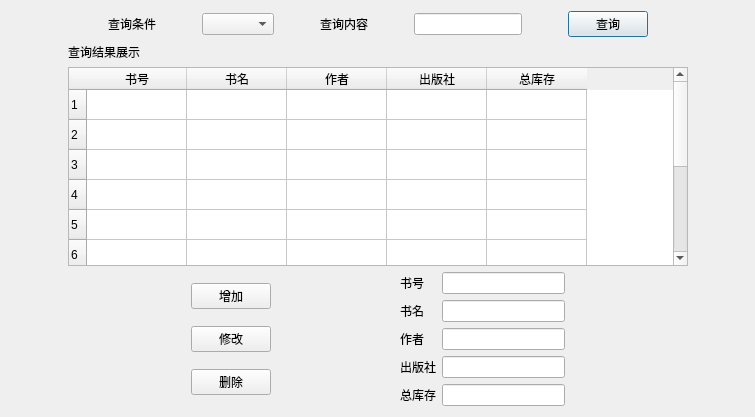
<?xml version="1.0" encoding="UTF-8"?>
<ui version="4.0">
 <class>Dialog</class>
 <widget class="QDialog" name="Dialog">
  <property name="geometry">
   <rect>
    <x>0</x>
    <y>0</y>
    <width>755</width>
    <height>417</height>
   </rect>
  </property>
  <property name="windowTitle">
   <string>Dialog</string>
  </property>
  <layout class="QGridLayout" name="gridLayout">
   <item row="2" column="1">
    <widget class="QTableWidget" name="tableWidget">
     <row>
      <property name="text">
       <string>1</string>
      </property>
     </row>
     <row>
      <property name="text">
       <string>2</string>
      </property>
     </row>
     <row>
      <property name="text">
       <string>3</string>
      </property>
     </row>
     <row>
      <property name="text">
       <string>4</string>
      </property>
     </row>
     <row>
      <property name="text">
       <string>5</string>
      </property>
     </row>
     <row>
      <property name="text">
       <string>6</string>
      </property>
     </row>
     <row>
      <property name="text">
       <string>7</string>
      </property>
     </row>
     <row>
      <property name="text">
       <string>8</string>
      </property>
     </row>
     <row>
      <property name="text">
       <string>9</string>
      </property>
     </row>
     <row>
      <property name="text">
       <string>10</string>
      </property>
     </row>
     <column>
      <property name="text">
       <string>书号</string>
      </property>
     </column>
     <column>
      <property name="text">
       <string>书名</string>
      </property>
     </column>
     <column>
      <property name="text">
       <string>作者</string>
      </property>
     </column>
     <column>
      <property name="text">
       <string>出版社</string>
      </property>
     </column>
     <column>
      <property name="text">
       <string>总库存</string>
      </property>
     </column>
    </widget>
   </item>
   <item row="2" column="0">
    <spacer name="horizontalSpacer_11">
     <property name="orientation">
      <enum>Qt::Horizontal</enum>
     </property>
     <property name="sizeHint" stdset="0">
      <size>
       <width>40</width>
       <height>20</height>
      </size>
     </property>
    </spacer>
   </item>
   <item row="0" column="1">
    <layout class="QHBoxLayout" name="horizontalLayout">
     <item>
      <spacer name="horizontalSpacer">
       <property name="orientation">
        <enum>Qt::Horizontal</enum>
       </property>
       <property name="sizeHint" stdset="0">
        <size>
         <width>40</width>
         <height>20</height>
        </size>
       </property>
      </spacer>
     </item>
     <item>
      <widget class="QLabel" name="label">
       <property name="text">
        <string>查询条件</string>
       </property>
      </widget>
     </item>
     <item>
      <spacer name="horizontalSpacer_2">
       <property name="orientation">
        <enum>Qt::Horizontal</enum>
       </property>
       <property name="sizeHint" stdset="0">
        <size>
         <width>40</width>
         <height>20</height>
        </size>
       </property>
      </spacer>
     </item>
     <item>
      <widget class="QComboBox" name="comboBox"/>
     </item>
     <item>
      <spacer name="horizontalSpacer_3">
       <property name="orientation">
        <enum>Qt::Horizontal</enum>
       </property>
       <property name="sizeHint" stdset="0">
        <size>
         <width>40</width>
         <height>20</height>
        </size>
       </property>
      </spacer>
     </item>
     <item>
      <widget class="QLabel" name="label_2">
       <property name="text">
        <string>查询内容</string>
       </property>
      </widget>
     </item>
     <item>
      <spacer name="horizontalSpacer_4">
       <property name="orientation">
        <enum>Qt::Horizontal</enum>
       </property>
       <property name="sizeHint" stdset="0">
        <size>
         <width>40</width>
         <height>20</height>
        </size>
       </property>
      </spacer>
     </item>
     <item>
      <widget class="QLineEdit" name="lineEdit"/>
     </item>
     <item>
      <spacer name="horizontalSpacer_5">
       <property name="orientation">
        <enum>Qt::Horizontal</enum>
       </property>
       <property name="sizeHint" stdset="0">
        <size>
         <width>40</width>
         <height>20</height>
        </size>
       </property>
      </spacer>
     </item>
     <item>
      <widget class="QPushButton" name="pushButton">
       <property name="text">
        <string>查询</string>
       </property>
      </widget>
     </item>
     <item>
      <spacer name="horizontalSpacer_6">
       <property name="orientation">
        <enum>Qt::Horizontal</enum>
       </property>
       <property name="sizeHint" stdset="0">
        <size>
         <width>40</width>
         <height>20</height>
        </size>
       </property>
      </spacer>
     </item>
    </layout>
   </item>
   <item row="3" column="1">
    <layout class="QHBoxLayout" name="horizontalLayout_4">
     <item>
      <spacer name="horizontalSpacer_7">
       <property name="orientation">
        <enum>Qt::Horizontal</enum>
       </property>
       <property name="sizeHint" stdset="0">
        <size>
         <width>40</width>
         <height>20</height>
        </size>
       </property>
      </spacer>
     </item>
     <item>
      <layout class="QVBoxLayout" name="verticalLayout_2">
       <item>
        <widget class="QPushButton" name="pushButton_2">
         <property name="text">
          <string>增加</string>
         </property>
        </widget>
       </item>
       <item>
        <widget class="QPushButton" name="pushButton_3">
         <property name="text">
          <string>修改</string>
         </property>
        </widget>
       </item>
       <item>
        <widget class="QPushButton" name="pushButton_4">
         <property name="text">
          <string>删除</string>
         </property>
        </widget>
       </item>
      </layout>
     </item>
     <item>
      <spacer name="horizontalSpacer_8">
       <property name="orientation">
        <enum>Qt::Horizontal</enum>
       </property>
       <property name="sizeHint" stdset="0">
        <size>
         <width>40</width>
         <height>20</height>
        </size>
       </property>
      </spacer>
     </item>
     <item>
      <layout class="QVBoxLayout" name="verticalLayout_3">
       <item>
        <widget class="QLabel" name="label_4">
         <property name="text">
          <string>书号</string>
         </property>
        </widget>
       </item>
       <item>
        <widget class="QLabel" name="label_5">
         <property name="text">
          <string>书名</string>
         </property>
        </widget>
       </item>
       <item>
        <widget class="QLabel" name="label_6">
         <property name="text">
          <string>作者</string>
         </property>
        </widget>
       </item>
       <item>
        <widget class="QLabel" name="label_7">
         <property name="text">
          <string>出版社</string>
         </property>
        </widget>
       </item>
       <item>
        <widget class="QLabel" name="label_8">
         <property name="text">
          <string>总库存</string>
         </property>
        </widget>
       </item>
      </layout>
     </item>
     <item>
      <layout class="QVBoxLayout" name="verticalLayout">
       <item>
        <widget class="QLineEdit" name="lineEdit_2"/>
       </item>
       <item>
        <widget class="QLineEdit" name="lineEdit_3"/>
       </item>
       <item>
        <widget class="QLineEdit" name="lineEdit_4"/>
       </item>
       <item>
        <widget class="QLineEdit" name="lineEdit_5"/>
       </item>
       <item>
        <widget class="QLineEdit" name="lineEdit_6"/>
       </item>
      </layout>
     </item>
     <item>
      <spacer name="horizontalSpacer_10">
       <property name="orientation">
        <enum>Qt::Horizontal</enum>
       </property>
       <property name="sizeHint" stdset="0">
        <size>
         <width>40</width>
         <height>20</height>
        </size>
       </property>
      </spacer>
     </item>
    </layout>
   </item>
   <item row="1" column="1">
    <widget class="QLabel" name="label_3">
     <property name="text">
      <string>查询结果展示</string>
     </property>
    </widget>
   </item>
   <item row="2" column="2">
    <spacer name="horizontalSpacer_12">
     <property name="orientation">
      <enum>Qt::Horizontal</enum>
     </property>
     <property name="sizeHint" stdset="0">
      <size>
       <width>40</width>
       <height>20</height>
      </size>
     </property>
    </spacer>
   </item>
  </layout>
 </widget>
 <resources/>
 <connections/>
</ui>
